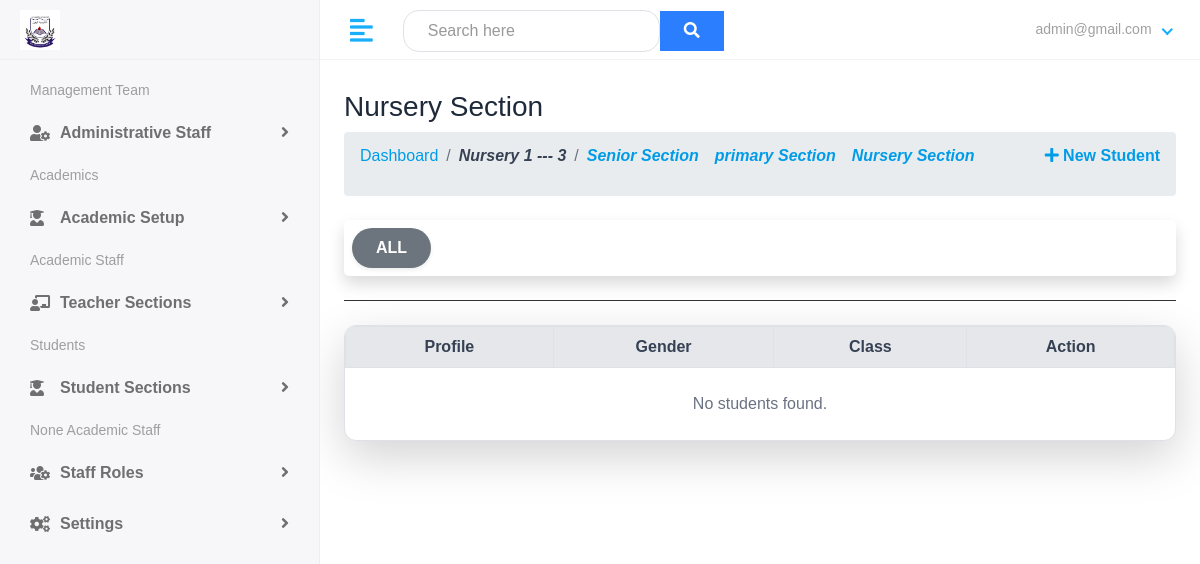
Page /studentApp/nursery-class (signed in) on the earlier database version.
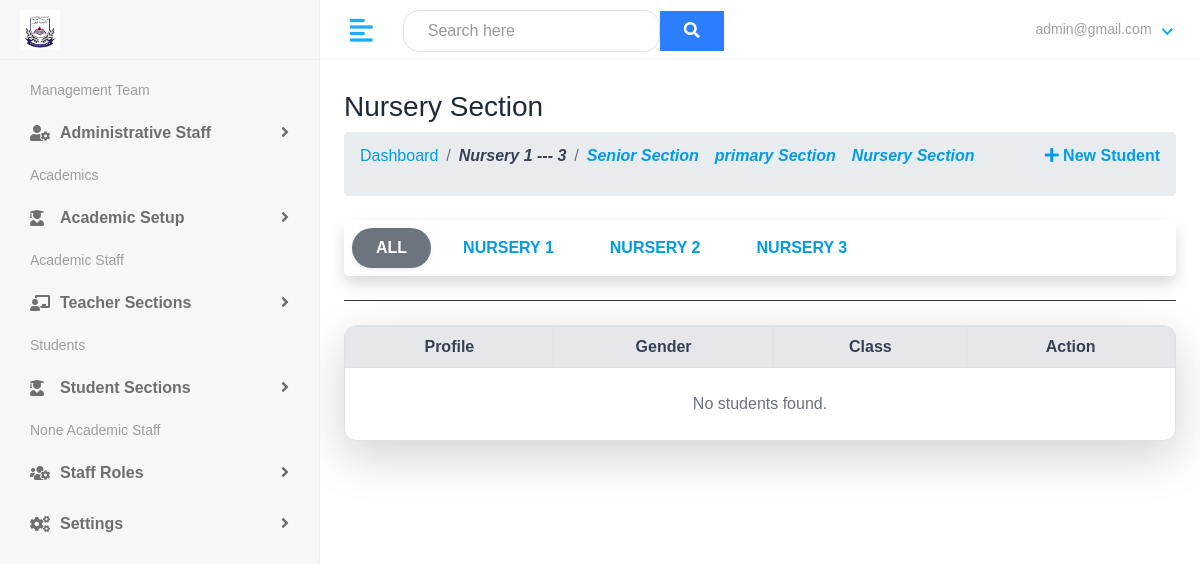
Same page on the later database version.
### school/models.py (models this page shows, shortened)
class SchoolClass(models.Model):
    section = models.ForeignKey(Section, on_delete=models.CASCADE)
    name = models.CharField(max_length=20)  # e.g. "JS1", "SS2", "Nursery 2"
    class_teacher = models.ForeignKey(Teacher, on_delete=models.SET_NULL, null=True, blank=True, related_name='class_teacher_of')
    class Meta:
        unique_together = ('section', 'name')
        ordering = ['section', 'name']

### studentApp/views.py (the view)
# urls.py: path('nursery-class', views.nurseryclass, name="nursery-class"),
@login_required(login_url='my-login')
def nurseryclass(request):
    class_filter = request.GET.get('class')
    nursery_classes = SchoolClass.objects.filter(name__startswith='Nu').order_by('name')
    if class_filter:
        students = Student.objects.filter(student_class__name__iexact=class_filter)
    else:
        students = Student.objects.filter(student_class__name__icontains='Nursery')
    context = {
        'students': students,
        'selected_class': class_filter,
        'nursery_classes': nursery_classes,
    }
    return render(request, 'school/students/nursery-class.html', context)

### templates/school/students/nursery-class.html (shortened to what the changed rows need)
{% extends 'school/base.html' %}
{% load crispy_forms_tags %}
{% load static tailwind_tags %}
{% load widget_tweaks %}
{% load static %}
{% block body %}
<div class="page-wrapper">
    <div class="content w-full px-4">
        <div class="mb-6 border-b pb-4">
            <div class="flex flex-wrap justify-start gap-2 bg-white mt-4 p-2 rounded-lg shadow">
                <a href="{% url 'junior-class' %}" class="cursor-pointer px-4 py-2 rounded-full font-semibold shadow-sm
                    {% if not selected_class %}bg-secondary text-white{% else %}hover:bg-blue-100{% endif %}">
                    ALL
                </a>
                {% for class in nursery_classes %}
                    <a href="{% url 'nursery-class' %}?class={{ class.name }}" class="cursor-pointer px-4 py-2 rounded-full font-semibold
                        {% if selected_class == class.name %}bg-secondary text-white{% else %}hover:bg-blue-100{% endif %} transition">
                        {{ class.name|upper }}
                    </a>
                {% endfor %}
            </div>
        </div>
        <div class="bg-white border border-gray-300 shadow-lg rounded-xl overflow-hidden">
            <div class="overflow-x-auto">
                <table class="min-w-full table-auto border-collapse">
                    <thead class="bg-gray-200 text-gray-700 text-center">
                        <tr>
                            <th class="border border-gray-300 px-4 py-2">Profile</th>
                            <th class="border border-gray-300 px-4 py-2">Gender</th>
                            <th class="border border-gray-300 px-4 py-2">Class</th>
                            <th class="border border-gray-300 px-4 py-2">Action</th>
                        </tr>
                    </thead>
                </table>
            </div>
        </div>
    </div>
</div>
{% endblock %}

Differences in the rows shown:
added SchoolClass: name "NURSERY 1"
added SchoolClass: name "NURSERY 2"
added SchoolClass: name "NURSERY 3"
